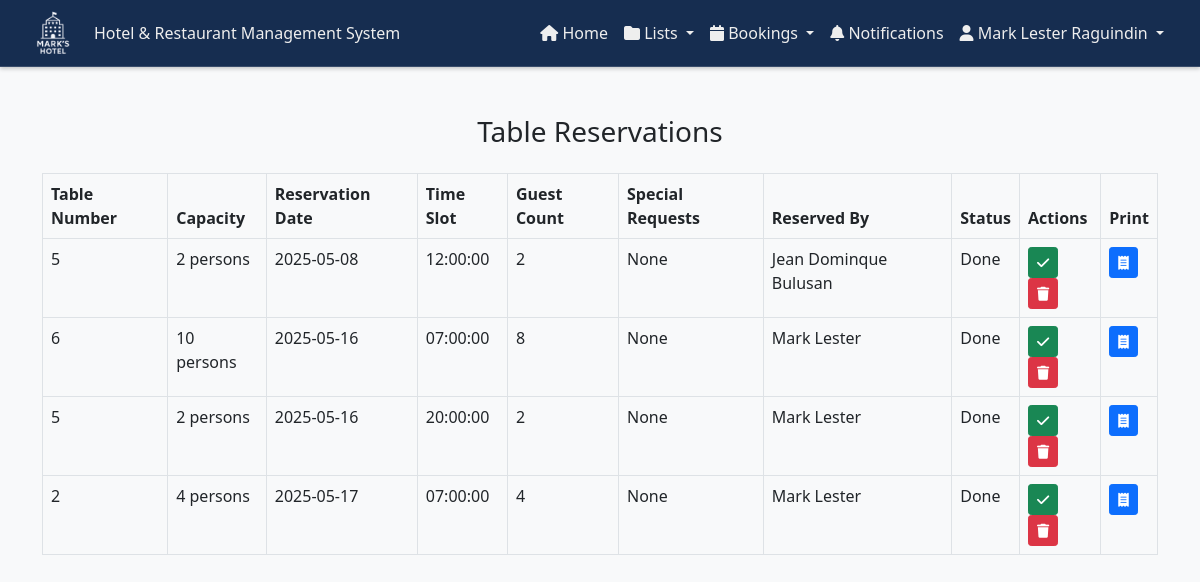
The page /admin/tablesReservation.php (signed in) on the database as committed earlier.
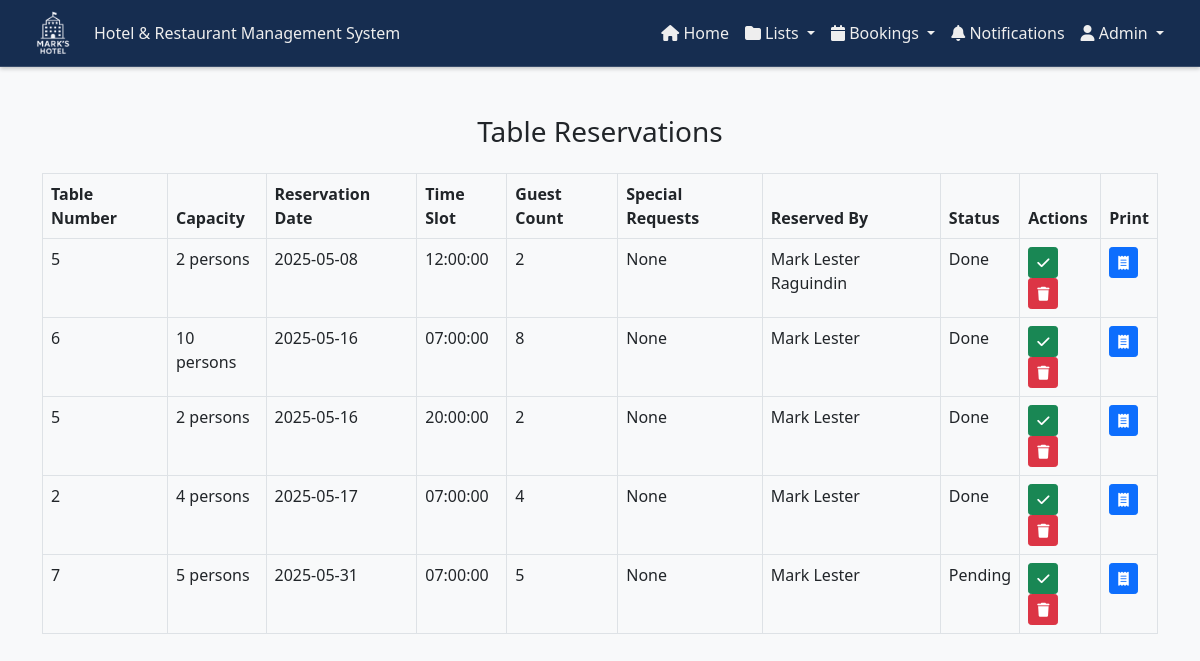
The same page on the database as committed later.
### tables this page shows
CREATE TABLE `table_reservations` (
  `reservation_id` int(11) NOT NULL,
  `table_id` int(11) NOT NULL,
  `reservation_date` date NOT NULL,
  `time_slot` time NOT NULL,
  `guest_count` int(11) NOT NULL,
  `special_requests` text DEFAULT NULL,
  `user_id` int(11) NOT NULL,
  `status` enum('pending','done') DEFAULT 'pending'
);

CREATE TABLE `restaurant_tables` (
  `table_id` int(11) NOT NULL,
  `table_number` int(11) NOT NULL,
  `capacity` int(11) NOT NULL,
  `position_x` int(11) NOT NULL,
  `position_y` int(11) NOT NULL,
  `location` varchar(255) NOT NULL
);

CREATE TABLE `users` (
  `user_id` int(11) NOT NULL,
  `name` varchar(255) NOT NULL,
  `address` varchar(50) NOT NULL,
  `email` varchar(50) NOT NULL,
  `password` varchar(50) NOT NULL,
  `role` varchar(20) DEFAULT NULL,
  `phone` tinytext DEFAULT NULL
);

### controllers/fetchTablesReservation.php (called while the page is built, shortened)
<?php
$query = "
    SELECT
        r.reservation_id,
        r.reservation_date,
        r.time_slot,
        r.guest_count,
        r.special_requests,
        r.status, -- Include the status column
        t.table_number,
        t.capacity,
        u.name,
        u.email
    FROM table_reservations r
    INNER JOIN restaurant_tables t ON r.table_id = t.table_id
    INNER JOIN users u ON r.user_id = u.user_id
    ORDER BY r.reservation_date, r.time_slot
";
$result = mysqli_query($con, $query);
$reservations = [];
while ($row = mysqli_fetch_assoc($result)) {
    $reservations[] = $row;
}
?>

### admin/tablesReservation.php (the view, shortened to what the changed rows need)
<?php
include '../components/config.php';
include '../controllers/fetchTablesReservation.php';
?>
<!DOCTYPE html>
<html lang="en">
<head>
    <link href="https://cdn.jsdelivr.net/npm/bootstrap@5.0.2/dist/css/bootstrap.min.css" rel="stylesheet">
    <link rel="stylesheet" href="../css/customAdminHeader.css">
    <link rel="stylesheet" href="https://cdnjs.cloudflare.com/ajax/libs/font-awesome/6.7.2/css/all.min.css">
    <link rel="stylesheet" href="../css/notifications.css">
    <link rel="stylesheet" href="../css/darkTheme.css">
</head>
<body>
    <?php include '../components/header_admin.php'; ?>
    <div class="container mt-5">
        <table class="table table-bordered table-white">
            <thead>
                <tr>
                    <th>Table Number</th>
                    <th>Capacity</th>
                    <th>Reservation Date</th>
                    <th>Time Slot</th>
                    <th>Guest Count</th>
                    <th>Special Requests</th>
                    <th>Reserved By</th>
                    <th>Status</th>
                    <th>Actions</th>
                    <th>Print</th>
                </tr>
            </thead>
            <tbody>
                <?php if (!empty($reservations)): ?>
                    <?php foreach ($reservations as $reservation): ?>
                        <tr>
                            <td><?php echo $reservation['table_number']; ?></td>
                            <td><?php echo $reservation['capacity']; ?> persons</td>
                            <td><?php echo $reservation['reservation_date']; ?></td>
                            <td><?php echo $reservation['time_slot']; ?></td>
                            <td><?php echo $reservation['guest_count']; ?></td>
                            <td><?php echo $reservation['special_requests'] ?: 'None'; ?></td>
                            <td><?php echo $reservation['name']; ?></td>
                            <td><?php echo ucfirst($reservation['status']); ?></td>
                            <td>
                                <button class="btn btn-success btn-sm mark-done" data-id="<?php echo $reservation['reservation_id']; ?>"> <i class="fas fa-check"></i> </button>
                                <button class="btn btn-danger btn-sm delete-reservation" data-id="<?php echo $reservation['reservation_id']; ?>"> <i class="fas fa-trash"></i> </button>
                            </td>
                            <td>
                                <button class="btn btn-primary btn-sm print-receipt" data-id="<?php echo $reservation['reservation_id']; ?>"><i class="fas fa-receipt"></i></button>
                            </td>
                        </tr>
                    <?php endforeach; ?>
                <?php else: ?>
                    <tr>
                        <td colspan="10" class="text-center">No reservations found.</td>
                    </tr>
                <?php endif; ?>
            </tbody>
        </table>
    </div>
</body>
</html>

### components/header_admin.php (shortened to what the changed rows need)
<nav class="navbar navbar-expand-lg custom-navbar">
    <div class="container-fluid">
        <div class="collapse navbar-collapse" id="navbarNav">
            <ul class="navbar-nav ms-auto">
                <li class="nav-item dropdown">
                    <a class="nav-link dropdown-toggle" href="#" id="userDropdown" role="button" data-bs-toggle="dropdown" aria-expanded="false">
                        <i class="fas fa-user"></i> <?php echo htmlspecialchars($_SESSION['name'] ?? 'User'); ?>
                    </a>
                </li>
            </ul>
        </div>
    </div>
</nav>

Rows that differ between the two databases and show on the page:
changed through a linked row, table_reservations: user.name "Jean Dominque Bulusan" → "Mark Lester Raguindin"
added table_reservations: table.table_number "7", table.capacity "5", reservation_date "2025-05-31", time_slot "07:00:00", guest_count "5", special_requests "None", user.name "Mark Lester", status "Pending"
Other text that changed with them:
$_SESSION['name']: "Mark Lester Raguindin" → "Admin"
